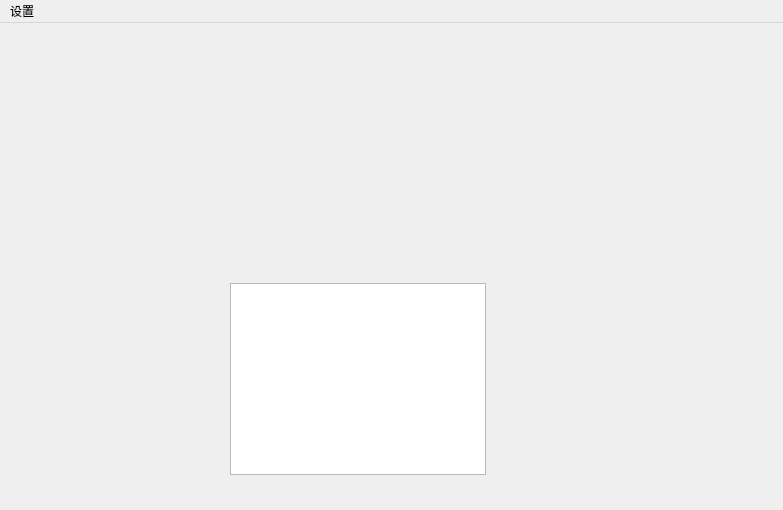
<?xml version="1.0" encoding="UTF-8"?>
<ui version="4.0">
 <class>MainWindow</class>
 <widget class="QMainWindow" name="MainWindow">
  <property name="geometry">
   <rect>
    <x>0</x>
    <y>0</y>
    <width>783</width>
    <height>510</height>
   </rect>
  </property>
  <property name="sizePolicy">
   <sizepolicy hsizetype="Fixed" vsizetype="Fixed">
    <horstretch>0</horstretch>
    <verstretch>0</verstretch>
   </sizepolicy>
  </property>
  <property name="windowTitle">
   <string>MainWindow</string>
  </property>
  <widget class="QWidget" name="centralwidget">
   <widget class="QListView" name="listView">
    <property name="geometry">
     <rect>
      <x>230</x>
      <y>260</y>
      <width>256</width>
      <height>192</height>
     </rect>
    </property>
   </widget>
  </widget>
  <widget class="QMenuBar" name="menubar">
   <property name="geometry">
    <rect>
     <x>0</x>
     <y>0</y>
     <width>783</width>
     <height>22</height>
    </rect>
   </property>
   <widget class="QMenu" name="menu">
    <property name="title">
     <string>设置</string>
    </property>
   </widget>
   <addaction name="menu"/>
  </widget>
 </widget>
 <resources/>
 <connections/>
</ui>
